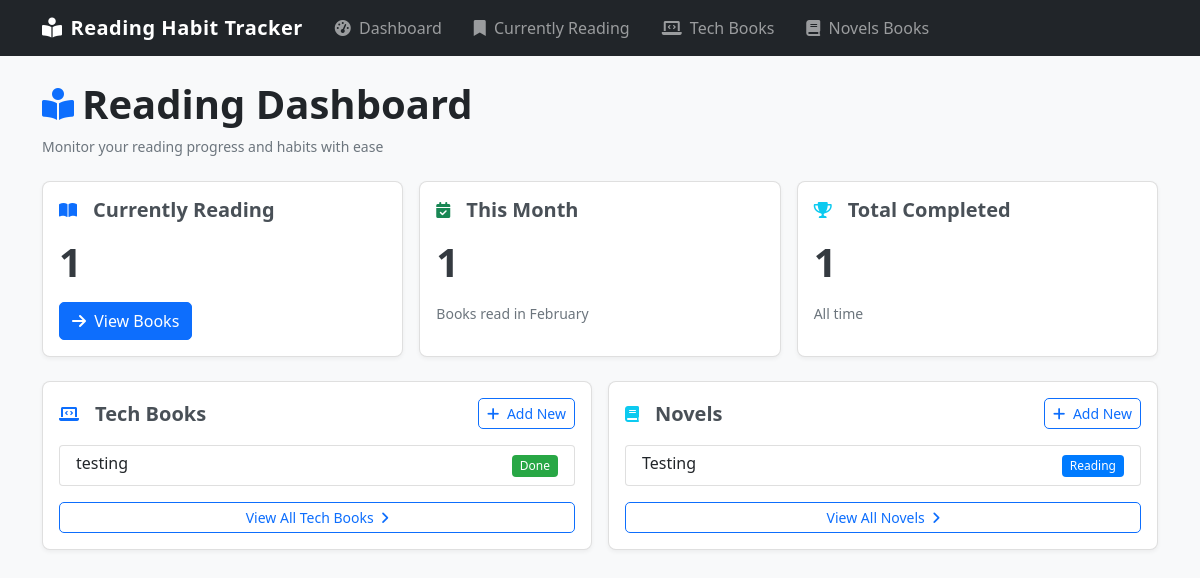
The app's page /, older data.
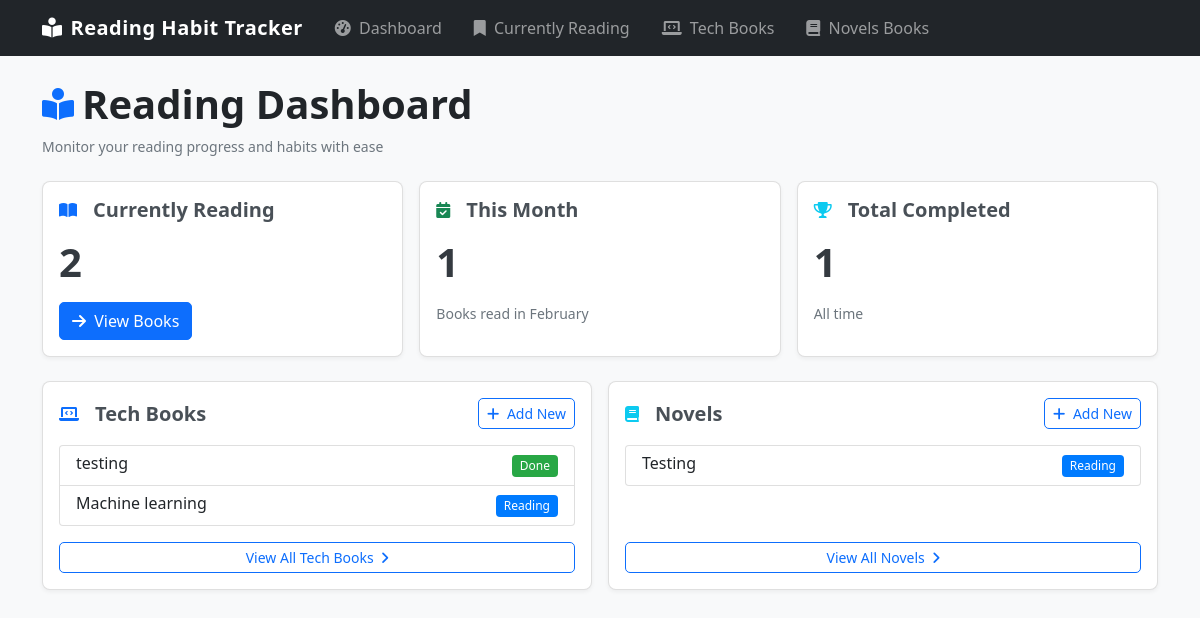
The same page, newer data.
### tracker_app/models.py (models this page shows, shortened)
class Book(models.Model):
    CATEGORY_CHOICES = [
        ('TECH', 'Tech Book'),
        ('NOVEL', 'Novel'),
    ]
    STATUS_CHOICES = [
        ('READING', 'Reading'),
        ('DONE', 'Done'),
        ('NOT_STARTED', 'Not Started'),
    ]
    name = models.CharField(max_length=200)
    category = models.CharField(max_length=5, choices=CATEGORY_CHOICES)
    date_added = models.DateField(auto_now_add=True)
    status = models.CharField(max_length=11, choices=STATUS_CHOICES, default='NOT_STARTED')

### tracker_app/views.py (the view)
# urls.py: 2. Add a URL to urlpatterns:  path('', views.home, name='home')
def home(request):
    currently_reading = Book.objects.filter(status='READING').count()
    total_completed = Book.objects.filter(status='DONE').count()
    current_month = timezone.now().month
    current_month_name = month_name[current_month]
    books_this_month = Book.objects.filter(
        status='DONE',
        date_added__month=current_month
    ).count()
    context = {
        'currently_reading': currently_reading,
        'total_completed': total_completed,
        'books_this_month': books_this_month,
        'current_month_name': current_month_name,
        'tech_books': Book.objects.filter(category='TECH').order_by('-date_added')[:5],
        'novels': Book.objects.filter(category='NOVEL').order_by('-date_added')[:5],
    }
    return render(request, 'index.html', context)

### templates/index.html (shortened to what the changed rows need)
{% extends 'base.html' %}
{% block content %}
<div class="row mb-2">
    <div class="col">
        <div class="d-flex align-items-center mb-2">
            <h1 class="fw-bold mb-0">Reading Dashboard</h1>
        </div>
    </div>
</div>
<div class="row mb-4 g-3">
    <div class="col-md-4">
        <div class="card h-100">
            <div class="card-body d-flex flex-column">
                <div class="d-flex align-items-center mb-3">
                    <div class="icon-circle bg-primary-subtle me-3">
                    </div>
                    <h5 class="card-title mb-0">Currently Reading</h5>
                </div>
                <h2 class="card-text display-4 fw-bold mb-3">{{ currently_reading }}</h2>
                <div class="mt-auto">
                    <a href="{% url 'current_books' %}" class="btn btn-primary">
                    </a>
                </div>
            </div>
        </div>
    </div>
    <div class="col-md-4">
        <div class="card h-100">
            <div class="card-body d-flex flex-column">
                <h2 class="card-text display-4 fw-bold mb-3">{{ books_this_month }}</h2>
            </div>
        </div>
    </div>
    <div class="col-md-4">
        <div class="card h-100">
            <div class="card-body d-flex flex-column">
                <h2 class="card-text display-4 fw-bold mb-3">{{ total_completed }}</h2>
            </div>
        </div>
    </div>
</div>
<div class="row g-3">
    <div class="col-md-6">
        <div class="card h-100">
            <div class="card-body d-flex flex-column">
                <div class="list-group mb-3">
                    {% for book in tech_books %}
                    <a href="#" class="list-group-item list-group-item-action">
                        <div class="d-flex w-100 justify-content-between align-items-center">
                            <div>
                                <h6 class="mb-1 fw-semibold">{{ book.name }}</h6>
                            </div>
                            <span class="badge {% if book.status == 'READING' %}bg-primary{% elif book.status == 'DONE' %}bg-success{% else %}bg-secondary{% endif %}">
                                {{ book.get_status_display }}
                            </span>
                        </div>
                    </a>
                    {% empty %}
                    <div class="list-group-item text-center py-4">
                        <i class="fas fa-book-open fs-2 text-muted mb-2"></i>
                        <p class="mb-0">No tech books yet.</p>
                        <a href="{% url 'add_tech_book' %}" class="btn btn-sm btn-primary mt-2">Add your first tech book</a>
                    </div>
                    {% endfor %}
                </div>
            </div>
        </div>
    </div>
    <div class="col-md-6">
        <div class="card h-100">
            <div class="card-body d-flex flex-column">
                <div class="list-group mb-3">
                    {% for book in novels %}
                    <a href="#" class="list-group-item list-group-item-action">
                        <div class="d-flex w-100 justify-content-between align-items-center">
                            <div>
                                <h6 class="mb-1 fw-semibold">{{ book.name }}</h6>
                            </div>
                            <span class="badge {% if book.status == 'READING' %}bg-primary{% elif book.status == 'DONE' %}bg-success{% else %}bg-secondary{% endif %}">
                                {{ book.get_status_display }}
                            </span>
                        </div>
                    </a>
                    {% empty %}
                    <div class="list-group-item text-center py-4">
                        <i class="fas fa-book fs-2 text-muted mb-2"></i>
                        <p class="mb-0">No novels yet.</p>
                        <a href="{% url 'add_novel_book' %}" class="btn btn-sm btn-primary mt-2">Add your first novel</a>
                    </div>
                    {% endfor %}
                </div>
            </div>
        </div>
    </div>
</div>
{% endblock %}

Row changes from the older to the newer data that the page shows:
added Book: name "Machine learning", status "Reading", shown under "Tech Books"
Text that changed along with them:
{{ currently_reading }}: "1" → "2"
